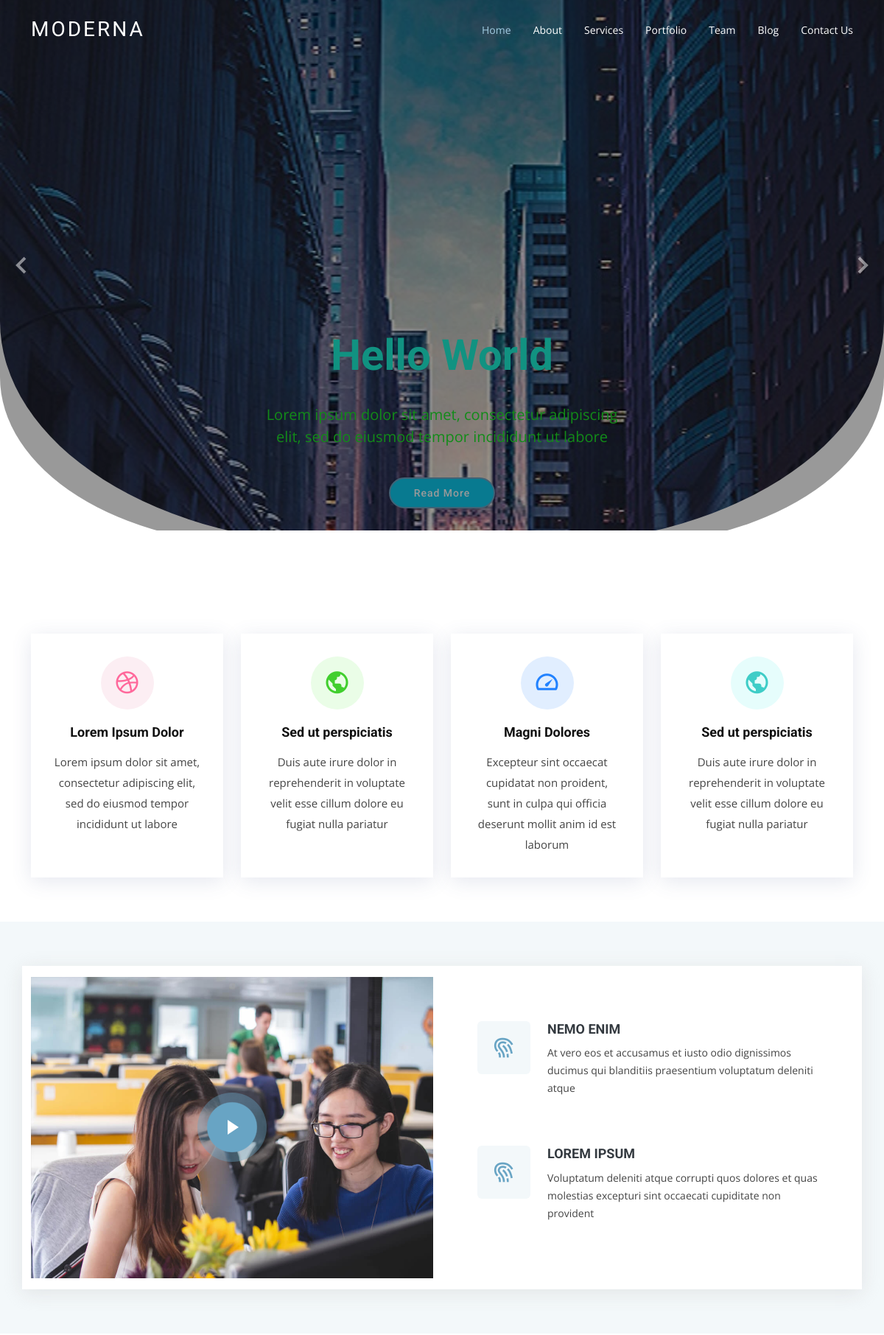
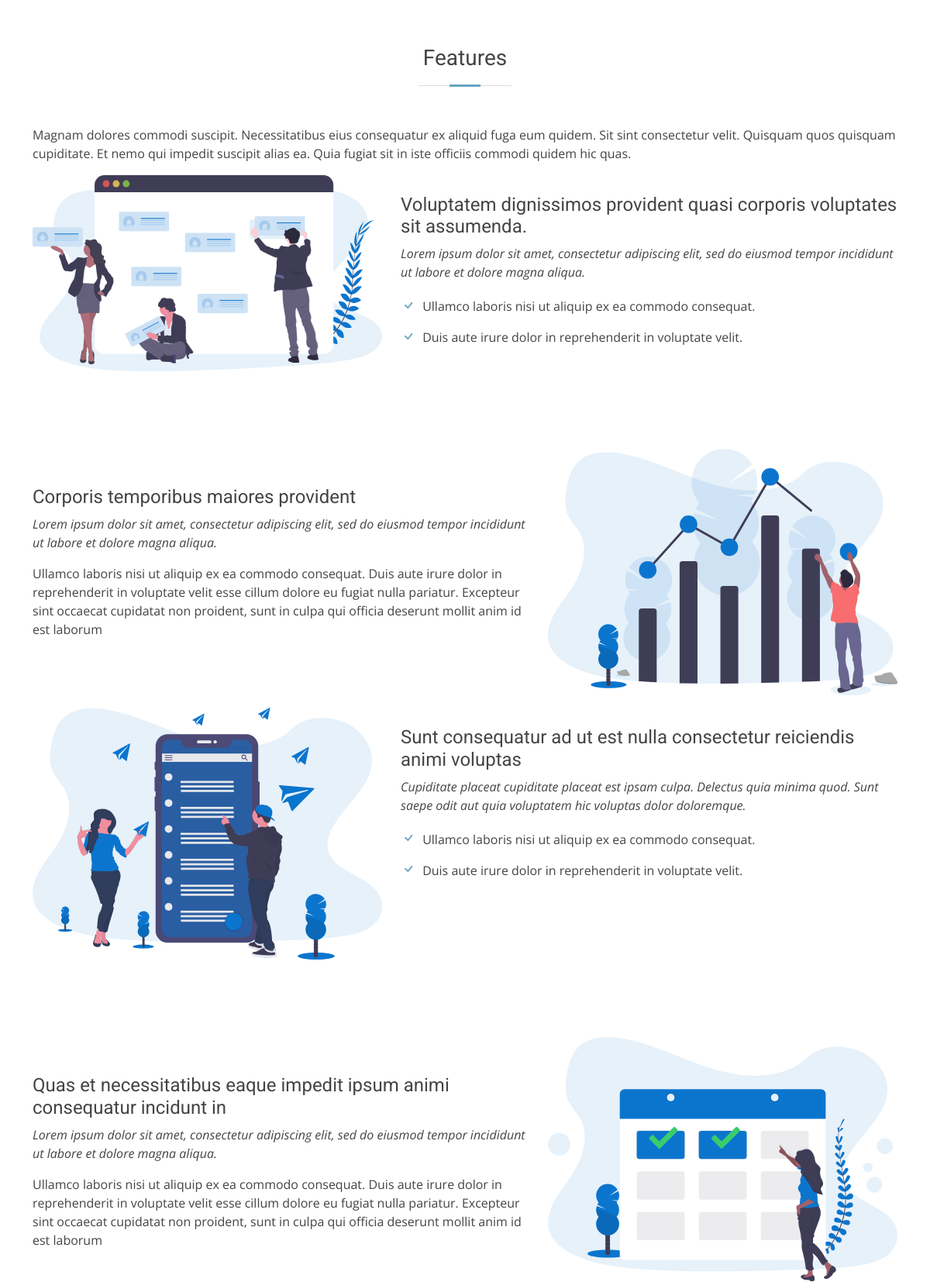
The page / (upper part) on the database its author committed (2 pictures, top to bottom).
### tables this page shows
CREATE TABLE `baners` (
  `id` int(20) NOT NULL,
  `title` varchar(50) NOT NULL,
  `discription` varchar(100) NOT NULL,
  `btntext` varchar(10) NOT NULL,
  `btnurl` varchar(20) NOT NULL,
  `photo` varchar(120) NOT NULL,
  `status` int(11) NOT NULL DEFAULT 1
);

CREATE TABLE `sarvice` (
  `id` int(50) NOT NULL,
  `title` varchar(100) NOT NULL,
  `discription` text NOT NULL,
  `icon_class_name` varchar(100) NOT NULL,
  `box_class_name` varchar(100) NOT NULL,
  `status` int(1) NOT NULL DEFAULT 1
);

CREATE TABLE `why_us` (
  `id` int(50) NOT NULL,
  `photo` varchar(100) NOT NULL DEFAULT 'photo.jpg',
  `video_url` varchar(200) DEFAULT NULL,
  `title_one` varchar(50) NOT NULL DEFAULT 'LOREM IPSUM',
  `discription_one` text DEFAULT NULL,
  `icon_one` varchar(50) DEFAULT NULL,
  `title_two` varchar(50) DEFAULT NULL,
  `discription_two` text DEFAULT NULL,
  `icon_two` varchar(50) DEFAULT NULL
);

CREATE TABLE `features` (
  `id` int(50) NOT NULL,
  `discription_top` text DEFAULT NULL,
  `titile_one` varchar(100) DEFAULT NULL,
  `discription_one` text DEFAULT NULL,
  `list_one` varchar(100) DEFAULT NULL,
  `list_two` varchar(100) DEFAULT NULL,
  `discription_two` text DEFAULT NULL,
  `photo` varchar(200) NOT NULL,
  `staus` int(1) NOT NULL DEFAULT 1
);

### inc/features.php (the view)
<?php
$qurey="SELECT * FROM features";
$result=mysqli_query($conn, $qurey);
if(mysqli_num_rows($result)>0){
  $datas=mysqli_fetch_all($result,1);
}
?>
 <section class="features">
      <div class="container">
        <div class="section-title">
          <h2>Features</h2>
          </div>
  <?php
      foreach ($datas as $key=>$data){
        if($data['id']%2==1){
          if($data['staus']==1){
        ?>
          <p><?=$data['discription_top']; ?></p>
        <div class="row pd-4" data-aos="fade-up">
          <div class="col-md-5">
            <img src="upload/features/<?=$data['photo']; ?>" class="img-fluid" alt="">
          </div>
          <div class="col-md-7 pt-4">
            <h3><?=$data['titile_one']; ?></h3>
            <p class="fst-italic">
            <?=$data['discription_one']; ?>
            </p>
            <ul>
              <li><i class="bi bi-check"></i>  <?=$data['list_one']; ?></li>
              <li><i class="bi bi-check"></i>  <?=$data['list_two']; ?></li>
            </ul>
          </div>
        </div>
       <?php
        }
      }
        if($data['id']%2==0){
          if($data['staus']==1){
       ?>
        <div class="row" data-aos="fade-up">
          <div class="col-md-5 order-1 order-md-2">
          <img src="upload/features/<?=$data['photo']; ?>" class="img-fluid" alt="">
          </div>
          <div class="col-md-7 pt-5 order-2 order-md-1">
            <h3><?=$data['titile_one']; ?></h3>
            <p class="fst-italic">
            <?=$data['discription_one']; ?>
            </p>
            <p>
            <?=$data['discription_two'];?>
            </p>
          </div>
        </div>
        <?php
        }
      }
      }
      ?>
      </div>
    </section>

### inc/heder.php (shortened to what this page needs)
<!DOCTYPE html>
<html lang="en">
<head>
  <link href="assets/vendor/animate.css/animate.min.css" rel="stylesheet">
  <link href="assets/vendor/aos/aos.css" rel="stylesheet">
  <link href="assets/vendor/bootstrap/css/bootstrap.min.css" rel="stylesheet">
  <link href="assets/vendor/bootstrap-icons/bootstrap-icons.css" rel="stylesheet">
  <link href="assets/vendor/boxicons/css/boxicons.min.css" rel="stylesheet">
  <link href="assets/vendor/glightbox/css/glightbox.min.css" rel="stylesheet">
  <link href="assets/vendor/swiper/swiper-bundle.min.css" rel="stylesheet">
  <link href="assets/css/style.css" rel="stylesheet">
</head>
<body>
  <header id="header" class="fixed-top d-flex align-items-center header-transparent">
    <div class="container d-flex justify-content-between align-items-center">
      <div class="logo">
        <h1 class="text-light"><a href="index.html"><span>Moderna</span></a></h1>
      </div>
      <nav id="navbar" class="navbar">
        <ul>
          <li><a class="active " href="index.php">Home</a></li>
          <li><a href="about.php">About</a></li>
          <li><a href="services.php">Services</a></li>
          <li><a href="portfolio.html">Portfolio</a></li>
          <li><a href="team.html">Team</a></li>
          <li><a href="blog.html">Blog</a></li>
          <li><a href="contact.html">Contact Us</a></li>
        </ul>
      </nav>
    </div>
  </header>

### inc/banner.php (shortened to what this page needs)
  <?php
  require "admin/bd.php";
  $qurey="SELECT * FROM baners";
  $result=mysqli_query($conn, $qurey);
  if(mysqli_num_rows($result)>0){
    $datas=mysqli_fetch_all($result,1);
  }
  ?>
<section id="hero" class="d-flex justify-cntent-center align-items-center">
    <div id="heroCarousel" class="carousel carousel-fade" data-bs-ride="carousel" data-bs-interval="5000">
      <?php
        foreach ($datas as $key=>$data){
        if($data['status']==1){
     ?>
      <div class="carousel-item <?=$key==0? "active":""?>">
      <img class="img" src="upload/image/<?=$data['photo']?>" alt="slide">
        <div class="carousel-caption d-none d-md-block">
          <h2 class="animate__animated animate__fadeInDown"><?=$data['title'] ?></h2>
          <p class="animate__animated animate__fadeInUp "><?=$data['discription'] ?></p>
          <a href="<?=$data['btnurl'] ?>" class="btn-get-started animate__animated animate__fadeInUp btn-info"><?=$data['btntext'] ?></a>
        </div>
      </div>
      <?php
      }
    }
      ?>
      <a class="carousel-control-prev" href="#heroCarousel" role="button" data-bs-slide="prev">
        <span class="carousel-control-prev-icon bx bx-chevron-left" aria-hidden="true"></span>
      </a>
      <a class="carousel-control-next" href="#heroCarousel" role="button" data-bs-slide="next">
        <span class="carousel-control-next-icon bx bx-chevron-right" aria-hidden="true"></span>
      </a>
    </div>
  </section>

### index.php
<?php
require_once 'inc/heder.php';
require_once 'inc/banner.php';
?>
  <main id="main">
<?php
  require_once 'inc/sarvice.php';
  require_once 'inc/whyus.php';
  require_once 'inc/features.php';
  ?>
  </main>
<?php
require_once 'inc/footer.php';
?>

### inc/sarvice.php
<?php
  $qurey="SELECT * FROM sarvice";
  $result=mysqli_query($conn, $qurey);
  if(mysqli_num_rows($result)>0){
    $datas=mysqli_fetch_all($result,1);
  }
  ?>
    <section class="services">
      <div class="container">
        <div class="row">
                 <?php
                foreach ($datas as $key=>$data){
                if($data['status']==1){
            ?>
          <div class="col-md-6 col-lg-3 d-flex align-items-stretch" data-aos="fade-up">
            <div class="icon-box icon-box-<?=$data['box_class_name']?>">
              <div class="icon"><i class="<?=$data['icon_class_name']?>"></i></div>
              <h4 class="title"><a href=""><?=$data['title']?></a></h4>
              <p class="description"><?=$data['discription']?></a></p>
            </div>
          </div>
       <?php
                }
            }
                ?>
        </div>
      </div>
    </section>

### inc/whyus.php
<?php
$qurey="SELECT * FROM why_us";
$result=mysqli_query($conn, $qurey);
if(mysqli_num_rows($result)>0){
  $data=mysqli_fetch_assoc($result);
}
?>
 <section class="why-us section-bg" data-aos="fade-up" date-aos-delay="200">
      <div class="container">
        <div class="row">
          <div class="col-lg-6 video-box">
            <img src="upload/whyus/<?=$data['photo']?>" class="img-fluid" alt="">
            <a href="<?=$data['video_url']?>" class="venobox play-btn mb-4" data-vbtype="video" data-autoplay="true"></a>
          </div>
          <div class="col-lg-6 d-flex flex-column justify-content-center p-5">
            <div class="icon-box">
              <div class="icon"><i class="<?=$data['icon_one']?>"></i></div>
              <h4 class="title"><a href=""><?=$data['title_one']?></a></h4>
              <p class="description"><?=$data['discription_one']?></p>
            </div>
            <div class="icon-box">
              <div class="icon"><i class="<?=$data['icon_two']?>"></i></div>
              <h4 class="title"><a href=""><?=$data['title_two']?></a></h4>
              <p class="description"><?=$data['discription_two']?></p>
            </div>
          </div>
        </div>
      </div>
    </section>

### inc/footer.php (shortened to what this page needs)
</body>
</html>

### inc/banner.php (style rules this page uses)
.img { height:95vh; width:100%; overflow:hidden; background-image:linear-gradient(rgba(0, 0, 255, 0.5)); border-radius: 0 0 40% 40%; }
.carousel-item::after { content: ''; position: absolute; width: 100%; height:100%; top:0; left:0; border-radius: 0 0 30% 30%; background-color: rgba(0, 0, 0, 0.4); }

### rows shown on the page
baners: photo (picture), title "Hello World", discription "Lorem ipsum dolor sit amet, consectetur adipiscing elit, sed do eiusmod tempor incididunt ut labore", btntext "Read More"
sarvice: title "Lorem Ipsum Dolor", discription "Lorem ipsum dolor sit amet, consectetur adipiscing elit, sed do eiusmod tempor incididunt ut labore"
sarvice: title "Sed ut perspiciatis", discription "Duis aute irure dolor in reprehenderit in voluptate velit esse cillum dolore eu fugiat nulla pariatur"
sarvice: title "Magni Dolores", discription "Excepteur sint occaecat cupidatat non proident, sunt in culpa qui officia deserunt mollit anim id est laborum"
sarvice: title "Sed ut perspiciatis", discription "Duis aute irure dolor in reprehenderit in voluptate velit esse cillum dolore eu fugiat nulla pariatur"
why_us: photo (picture), title_one "NEMO ENIM", discription_one "At vero eos et accusamus et iusto odio dignissimos ducimus qui blanditiis praesentium voluptatum deleniti atque", title_two "LOREM IPSUM", discription_two "Voluptatum deleniti atque corrupti quos dolores et quas molestias excepturi sint occaecati cupiditate non provident"
features: discription_top "Magnam dolores commodi suscipit. Necessitatibus eius consequatur ex aliquid fuga eum quidem. Sit sint consectetur velit. Quisquam quos quisquam cupiditate. Et nemo qui impedit suscipit alias ea. Quia fugiat sit in iste officiis commodi quidem hic quas.", photo (picture), titile_one "Voluptatem dignissimos provident quasi corporis voluptates sit assumenda.", discription_one "Lorem ipsum dolor sit amet, consectetur adipiscing elit, sed do eiusmod tempor incididunt ut labore et dolore magna aliqua.", list_one "Ullamco laboris nisi ut aliquip ex ea commodo consequat.", list_two "Duis aute irure dolor in reprehenderit in voluptate velit."
features: photo (picture), titile_one "Corporis temporibus maiores provident", discription_one "Lorem ipsum dolor sit amet, consectetur adipiscing elit, sed do eiusmod tempor incididunt ut labore et dolore magna aliqua.", discription_two "Ullamco laboris nisi ut aliquip ex ea commodo consequat. Duis aute irure dolor in reprehenderit in voluptate velit esse cillum dolore eu fugiat nulla pariatur. Excepteur sint occaecat cupidatat non proident, sunt in culpa qui officia deserunt mollit anim id est laborum"
features: photo (picture), titile_one "Sunt consequatur ad ut est nulla consectetur reiciendis animi voluptas", discription_one "Cupiditate placeat cupiditate placeat est ipsam culpa. Delectus quia minima quod. Sunt saepe odit aut quia voluptatem hic voluptas dolor doloremque.", list_one "Ullamco laboris nisi ut aliquip ex ea commodo consequat.", list_two "Duis aute irure dolor in reprehenderit in voluptate velit."
features: photo (picture), titile_one "Quas et necessitatibus eaque impedit ipsum animi consequatur incidunt in", discription_one "Lorem ipsum dolor sit amet, consectetur adipiscing elit, sed do eiusmod tempor incididunt ut labore et dolore magna aliqua.", discription_two "Ullamco laboris nisi ut aliquip ex ea commodo consequat. Duis aute irure dolor in reprehenderit in voluptate velit esse cillum dolore eu fugiat nulla pariatur. Excepteur sint occaecat cupidatat non proident, sunt in culpa qui officia deserunt mollit anim id est laborum"
